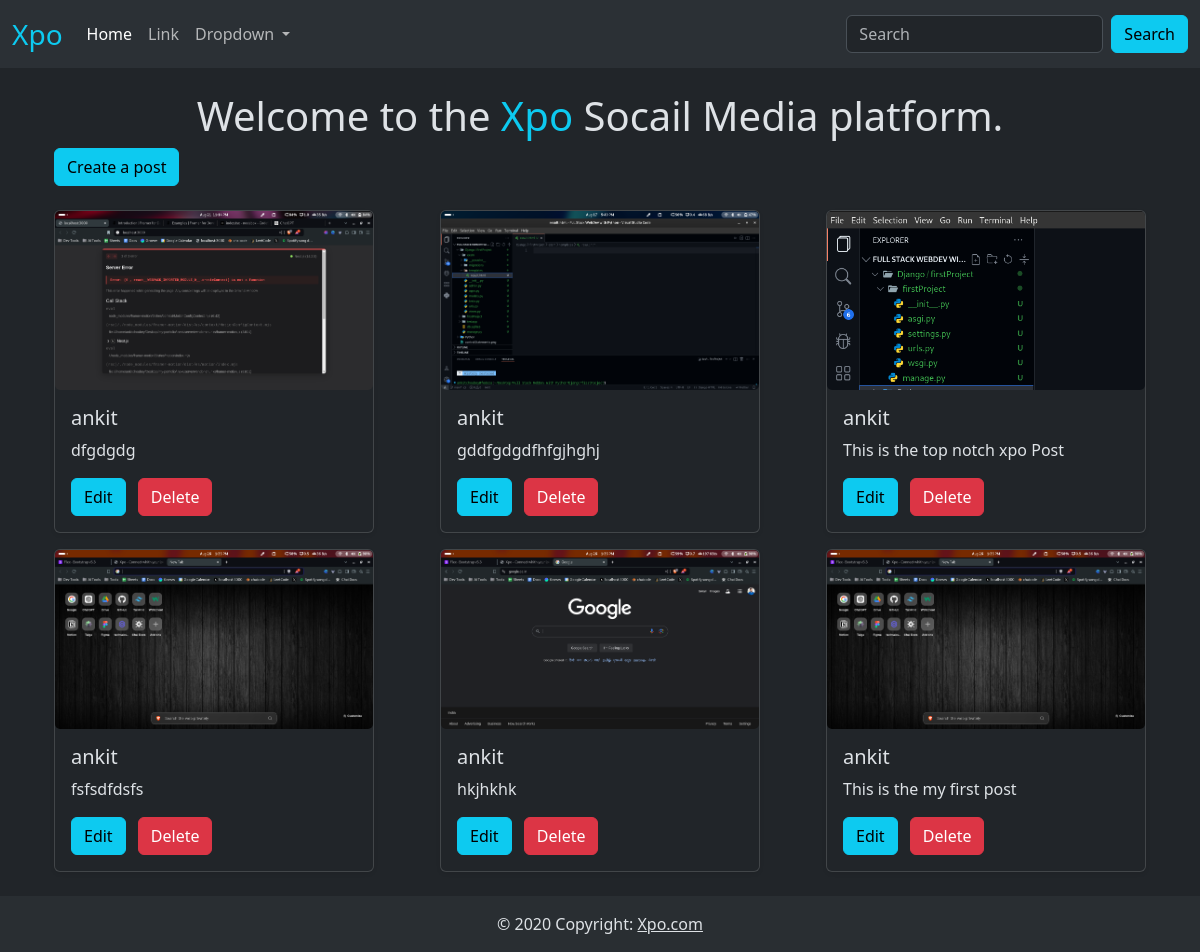
Screenshot of /tweet/ with the database file from the repository.
### tweet/models.py (models this page shows, shortened)
class Post(models.Model):
    user = models.ForeignKey(User, on_delete=models.CASCADE)
    text = models.TextField(max_length=240)
    photo = models.ImageField(upload_to='photos/', blank=True, null=True)
    created_at = models.DateTimeField(auto_now_add=True)
    updated_at = models.DateTimeField(auto_now=True)

### tweet/views.py (the view)
# urls.py: path('', views.tweet_list, name='tweet_list' ),
def tweet_list(request):
    tweets = Post.objects.all().order_by('-created_at')
    return render(request, 'tweet_list.html', {'tweets': tweets})

### tweet/templates/tweet_list.html (shortened to what this page needs)
{% extends "base.html" %}
{% block content %}
<h1 class="text-center mt-4">Welcome to the <span class="text-info">Xpo</span> Socail Media platform.</h1>
<div class="container">
    <a class="btn btn-info mb-4" href="{% url "tweet_create" %}">Create a post</a>
<div class="mb-4 d-flex justify-content-between gap-3 flex-wrap">
    {% for tweet in tweets %}
    <div class="card shadow-sm" style="width: 20rem;">
        {% if tweet.photo %}
        <img src="{{tweet.photo.url}}" class="card-img" alt="...">
        {% else %}
        <img src="" class="card-img" alt="...">
        {% endif %}
        <div class="card-body">
          <h5 class="card-title">{{tweet.user.username}}</h5>
          <p class="card-text">{{tweet.text}}</p>
          <a href="{% url "tweet_edit" tweet.id %}" class="btn btn-info">Edit</a>
          <a href="{% url "tweet_delete" tweet.id %}" class="mx-2 btn btn-danger">Delete</a>
        </div>
      </div>
    {% endfor %}
</div>
</div>
{% endblock content %}

### templates/base.html (shortened to what this page needs)
{% load static %}
<!DOCTYPE html>
<html lang="en" data-bs-theme="dark">
  <head>
    <link
      href="https://cdn.jsdelivr.net/npm/bootstrap@5.3.3/dist/css/bootstrap.min.css"
      rel="stylesheet"
    />
  </head>
  <body class="bg-dark">
    <nav class="navbar navbar-expand-lg bg-body-tertiary">
        <div class="container-fluid">
          <a class="navbar-brand text-info fs-3" href="#">Xpo</a>
          <div class="collapse navbar-collapse" id="navbarSupportedContent">
            <ul class="navbar-nav me-auto mb-2 mb-lg-0">
              <li class="nav-item">
                <a class="nav-link active" aria-current="page" href="#">Home</a>
              </li>
              <li class="nav-item">
                <a class="nav-link" href="#">Link</a>
              </li>
              <li class="nav-item dropdown">
                <a class="nav-link dropdown-toggle" href="#" role="button" data-bs-toggle="dropdown" aria-expanded="false">
                  Dropdown
                </a>
              </li>
            </ul>
            <form class="d-flex" role="search">
              <input class="form-control me-2" type="search" placeholder="Search" aria-label="Search">
              <button class="btn btn-info" type="submit">Search</button>
            </form>
          </div>
        </div>
      </nav>
    <div class="container">{% block content %} {% endblock %}</div>
    <footer class="bg-body-tertiary text-center text-lg-start">
      <div class="text-center p-3" style="background-color: rgba(0, 0, 0, 0.05);">
        © 2020 Copyright:
        <a class="text-body" href="#">Xpo.com</a>
      </div>
    </footer>
  </body>
</html>

### rows the page displays
Post: photo (picture), user.username "ankit", text "dfgdgdg"
Post: photo (picture), user.username "ankit", text "gddfgdgdfhfgjhghj"
Post: photo (picture), user.username "ankit", text "This is the top notch xpo Post"
Post: photo (picture), user.username "ankit", text "fsfsdfdsfs"
Post: photo (picture), user.username "ankit", text "hkjhkhk"
Post: photo (picture), user.username "ankit", text "This is the my first post"
